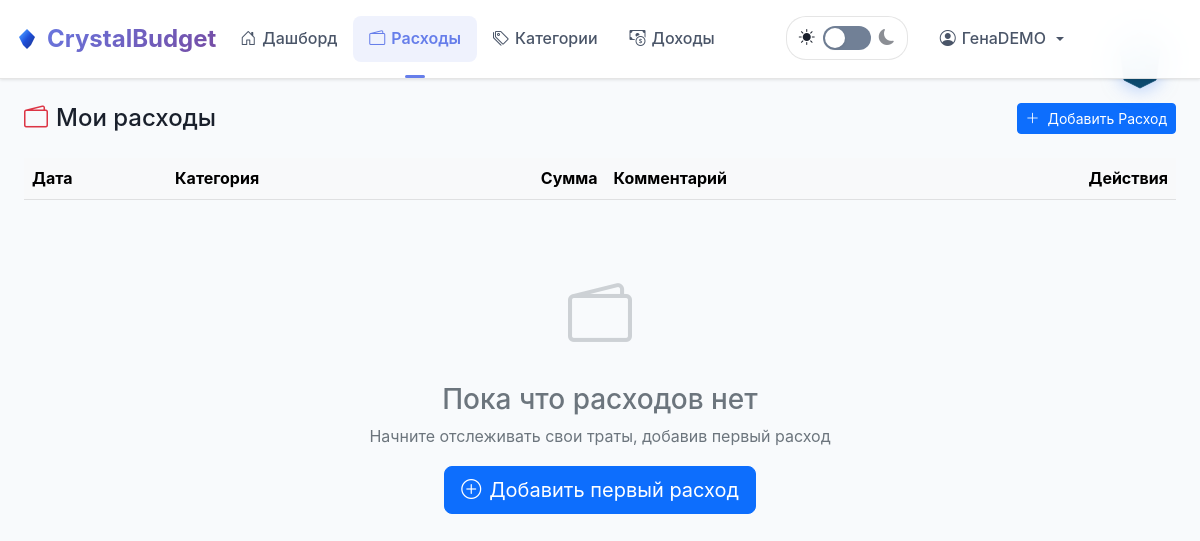
The app's page /expenses (signed in), older data.
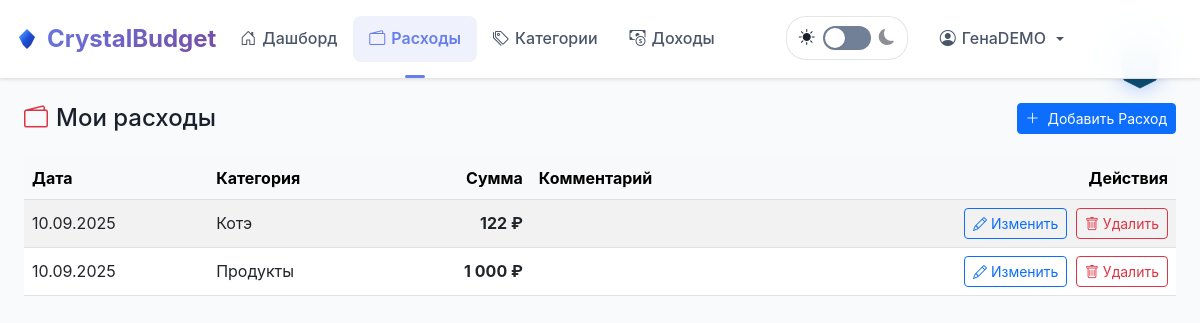
The same page, newer data.
### tables this page shows
CREATE TABLE expenses (
            id INTEGER PRIMARY KEY AUTOINCREMENT,
            amount DECIMAL(10,2) NOT NULL,
            description TEXT,
            note TEXT,
            category_id INTEGER,
            date DATE NOT NULL,
            month TEXT,
            currency TEXT DEFAULT 'RUB',
            user_id INTEGER NOT NULL,
            created_at TIMESTAMP DEFAULT CURRENT_TIMESTAMP,
            FOREIGN KEY (category_id) REFERENCES categories (id) ON DELETE SET NULL,
            FOREIGN KEY (user_id) REFERENCES users (id) ON DELETE CASCADE
        );

CREATE TABLE categories (
            id INTEGER PRIMARY KEY AUTOINCREMENT,
            name TEXT NOT NULL,
            limit_type TEXT CHECK(limit_type IN ('fixed', 'percent')) DEFAULT 'fixed',
            value DECIMAL(10,2) NOT NULL,
            category_type TEXT DEFAULT 'expense' CHECK(category_type IN ('expense','income')),
            user_id INTEGER NOT NULL,
            created_at TIMESTAMP DEFAULT CURRENT_TIMESTAMP,
            FOREIGN KEY (user_id) REFERENCES users (id) ON DELETE CASCADE,
            UNIQUE(name, user_id, category_type)
        );

### app.py (the view, shortened to what this page needs)
@app.route("/expenses", methods=["GET", "POST"])
@login_required
def expenses():
    uid = session["user_id"]
    conn = get_db()
    cats = conn.execute(
        "SELECT id, name FROM categories WHERE user_id=? ORDER BY name", (uid,)
    ).fetchall()
    try:
        rows = conn.execute(
            """
            SELECT e.id, e.date, e.amount, e.note, e.currency, c.name AS category_name
            FROM expenses e
            JOIN categories c ON c.id = e.category_id
            WHERE e.user_id = ?
            ORDER BY e.date DESC, e.id DESC
            """,
            (uid,),
        ).fetchall()
    except sqlite3.OperationalError as e:
        if "no such column: e.currency" in str(e):
            rows = conn.execute(
                """
                SELECT e.id, e.date, e.amount, e.note, NULL AS currency, c.name AS category_name
                FROM expenses e
                JOIN categories c ON c.id = e.category_id
                WHERE e.user_id = ?
                ORDER BY e.date DESC, e.id DESC
                """,
                (uid,),
            ).fetchall()
        else:
            raise
    conn.close()
    today = datetime.now().strftime("%Y-%m-%d")
    return render_template("expenses.html", categories=cats, expenses=rows, today=today)

### app.py (called while the page is built)
@app.context_processor
def inject_currency():
    code = session.get("currency", DEFAULT_CURRENCY)
    info = CURRENCIES.get(code, CURRENCIES[DEFAULT_CURRENCY])
    return dict(currency_code=code, currency_symbol=info["symbol"], currencies=CURRENCIES)

@app.template_filter("format_amount")
def format_amount(value, from_currency=None):
    try:
        if from_currency and 'currency' in session:
            target_currency = session['currency']
            if from_currency != target_currency:
                value = convert_currency(value, from_currency, target_currency)
        d = Decimal(str(value))
    except Exception:
        return str(value)
    q = d.quantize(Decimal("0.01"), rounding=ROUND_HALF_UP)
    s = f"{q:,.2f}".replace(",", " ")
    return s[:-3] if s.endswith("00") else s

@app.template_filter("format_date_with_day")
def format_date_with_day(value):
    try:
        dt = datetime.strptime(value, "%Y-%m-%d")
        return dt.strftime("%d.%m.%Y")
    except Exception:
        return value

def get_db():
    conn = sqlite3.connect(DB_PATH)
    conn.row_factory = sqlite3.Row
    conn.execute("PRAGMA foreign_keys = ON")
    return conn

def login_required(f):
    @wraps(f)
    def _wrap(*args, **kwargs):
        if "user_id" not in session:
            flash("Войдите, чтобы продолжить", "error")
            return redirect(url_for("login"))
        return f(*args, **kwargs)
    return _wrap

@app.before_request
def make_session_permanent():
    session.permanent = True

@app.before_request
def validate_request():
    if request.method == 'POST':
        app.logger.info(f'POST request to {request.endpoint} from {request.remote_addr}')
        app.logger.debug(f'Content-Type: {request.content_type}')
        app.logger.debug(f'Form keys: {list(request.form.keys())}')
    if request.method == 'POST' and request.endpoint in ['register', 'login']:
        content_type = request.content_type or ''
        if not content_type.startswith('application/x-www-form-urlencoded') and \
           not content_type.startswith('multipart/form-data'):
            app.logger.warning(f'Invalid Content-Type for form: {content_type} from {request.remote_addr}')

### templates/expenses.html (shortened to what this page needs)
{% extends "base.html" %}
{% block content %}
<div class="d-flex justify-content-between align-items-center mb-4 flex-wrap gap-2">
    <h2 class="h4 m-0"><i class="bi bi-wallet2 text-danger me-2"></i>Мои расходы</h2>
    <button class="btn btn-primary btn-sm" data-bs-toggle="collapse" data-bs-target="#addExpenseForm">
        <i class="bi bi-plus-lg me-1"></i>
        <span class="d-none d-sm-inline">Добавить </span>Расход
    </button>
</div>
<div class="table-responsive d-none d-md-block">
    <table class="table table-striped align-middle">
        <thead class="table-light">
            <tr>
                <th>Дата</th>
                <th>Категория</th>
                <th class="text-end">Сумма</th>
                <th>Комментарий</th>
                <th class="text-end">Действия</th>
            </tr>
        </thead>
        <tbody>
            {% for expense in expenses %}
            <tr>
                <td>{{ expense.date|format_date_with_day }}</td>
                <td>{{ expense.category_name }}</td>
                <td class="text-end fw-bold">{{ expense.amount|format_amount }} <span class="currency-display">{{ currency_symbol|default('₽') }}</span></td>
                <td>{{ expense.note or '' }}</td>
                <td class="text-end">
                    <a href="{{ url_for('edit_expense', expense_id=expense.id) }}"
                       class="btn btn-sm btn-outline-primary me-1">
                        <i class="bi bi-pencil"></i> Изменить
                    </a>
                    <form method="POST" action="{{ url_for('delete_expense', expense_id=expense.id) }}" class="d-inline">
                        <button type="submit" class="btn btn-sm btn-outline-danger"
                                onclick="return confirm('Удалить расход?\nДата: {{ expense.date|format_date_with_day }}\nКатегория: {{ expense.category_name }}\nСумма: {{ expense.amount|format_amount }}{% if expense.note %}\nЗаметка: {{ expense.note }}{% endif %}')">
                            <i class="bi bi-trash"></i> Удалить
                        </button>
                    </form>
                </td>
            </tr>
            {% endfor %}
        </tbody>
    </table>
</div>
{% if not expenses %}
<div class="empty-state">
    <div class="empty-state-icon">
        <i class="bi bi-wallet2"></i>
    </div>
    <h3>Пока что расходов нет</h3>
    <p>Начните отслеживать свои траты, добавив первый расход</p>
    <button class="btn btn-primary btn-lg" data-bs-toggle="collapse" data-bs-target="#addExpenseForm">
        <i class="bi bi-plus-circle me-2"></i>Добавить первый расход
    </button>
</div>
{% endif %}
{% endblock %}

### templates/base.html (shortened to what this page needs)
<!DOCTYPE html>
<html lang="ru">
<head>
  <link href="https://cdn.jsdelivr.net/npm/bootstrap@5.3.0/dist/css/bootstrap.min.css" rel="stylesheet">
  <link rel="stylesheet" href="{{ url_for('static', filename='vendor/bootstrap-icons/bootstrap-icons.css') }}">
  <link rel="stylesheet" href="{{ url_for('static', filename='css/clean-theme.css') }}">
</head>
<body>
  <div class="ff-crystal-corner">
  </div>
  {% if session.user_id %}
  <nav class="navbar navbar-expand-lg navbar-light navbar-modern">
    <div class="container-fluid">
      <a class="navbar-brand-modern" href="{{ url_for('dashboard') }}">
        CrystalBudget
      </a>
      <div class="d-none d-lg-flex collapse navbar-collapse" id="navbarNav">
        <ul class="navbar-nav me-auto">
          <li class="nav-item">
            <a class="nav-link-modern {% if request.endpoint == 'dashboard' %}active{% endif %}" href="{{ url_for('dashboard') }}">
              <i class="bi bi-house-door"></i> Дашборд
            </a>
          </li>
          <li class="nav-item">
            <a class="nav-link-modern {% if request.endpoint == 'expenses' %}active{% endif %}" href="{{ url_for('expenses') }}">
              <i class="bi bi-wallet2"></i> Расходы
            </a>
          </li>
          <li class="nav-item">
            <a class="nav-link-modern {% if request.endpoint == 'categories' %}active{% endif %}" href="{{ url_for('categories') }}">
              <i class="bi bi-tags"></i> Категории
            </a>
          </li>
          <li class="nav-item">
            <a class="nav-link-modern {% if request.endpoint in ['income_page','edit_income'] %}active{% endif %}" href="{{ url_for('income_page') }}">
              <i class="bi bi-cash-coin"></i> Доходы
            </a>
          </li>
        </ul>
        <ul class="navbar-nav">
          <li class="nav-item me-3">
            <div class="theme-toggle" onclick="toggleTheme()">
              <i class="bi bi-sun-fill" id="light-icon"></i>
              <div class="theme-switch" id="theme-switch"></div>
              <i class="bi bi-moon-fill" id="dark-icon"></i>
            </div>
          </li>
          <li class="nav-item dropdown">
            <a class="nav-link-modern dropdown-toggle" href="#" role="button" data-bs-toggle="dropdown">
              <i class="bi bi-person-circle"></i> {{ session.name or session.email }}
            </a>
          </li>
        </ul>
      </div>
    </div>
  </nav>
  {% endif %}
  <div class="container-modern py-4">
    {% block content %}{% endblock %}
    <div class="toast-container position-fixed top-0 end-0 p-3" id="toastContainer"></div>
  </div>
</body>
</html>

### static/css/clean-theme.css (style rules this page uses)
:root { --bg-primary: #f8fafc; --bg-secondary: #ffffff; --bg-card: rgba(255, 255, 255, 0.95); --bg-nav: rgba(255, 255, 255, 0.95); --text-primary: #1a202c; --text-secondary: #4a5568; --text-muted: #718096; --text-on-dark: #ffffff; --primary-color: #667eea; --primary-dark: #5a67d8; --success-color: #48bb78; --warning-color: #ed8936; --danger-color: #f56565; --info-color: #4299e1; --rub-color: #48bb78; --usd-color: #4299e1; --eur-color: #ed8936; --primary-gradient: linear-gradient(135deg, #667eea 0%, #764ba2 100%); --success-gradient: linear-gradient(135deg, #48bb78 0%, #38a169 100%); --warning-gradient: linear-gradient(135deg, #ed8936 0%, #dd6b20 100%); --danger-gradient: linear-gradient(135deg, #f56565 0%, #e53e3e 100%); --border-color: rgba(0, 0, 0, 0.1); --border-radius: 8px; --border-radius-lg: 12px; --shadow-sm: 0 1px 3px rgba(0, 0, 0, 0.1); --shadow-md: 0 4px 6px rgba(0, 0, 0, 0.1); --shadow-lg: 0 10px 15px rgba(0, 0, 0, 0.1); --transition: all 0.2s ease-in-out; --transition-fast: all 0.15s ease-in-out; --focus-ring: 0 0 0 3px rgba(13, 110, 253, 0.25); }
* { box-sizing: border-box; }
html { color-scheme: light dark; }
body { font-family: 'Inter', -apple-system, BlinkMacSystemFont, 'Segoe UI', sans-serif; background: var(--bg-primary); color: var(--text-primary); line-height: 1.6; margin: 0; padding: 0; transition: background-color 0.2s ease, color 0.2s ease; }
.navbar-modern { background: var(--bg-nav); backdrop-filter: blur(20px); -webkit-backdrop-filter: blur(20px); border-bottom: 1px solid var(--border-color); box-shadow: var(--shadow-sm); padding: 1rem 0; position: sticky; top: 0; z-index: 1000; }
.navbar-brand-modern { font-weight: 700; font-size: 1.5rem; background: var(--primary-gradient); -webkit-background-clip: text; -webkit-text-fill-color: transparent; background-clip: text; text-decoration: none; display: flex; align-items: center; gap: 8px; transition: var(--transition); }
.nav-link-modern { color: var(--text-secondary); text-decoration: none; padding: 10px 16px; border-radius: var(--border-radius); transition: var(--transition); font-weight: 500; display: flex; align-items: center; gap: 6px; position: relative; }
.nav-link-modern.active { color: var(--primary-color); background: rgba(102, 126, 234, 0.1); font-weight: 600; }
.nav-link-modern.active::before { content: ''; position: absolute; bottom: -16px; left: 50%; transform: translateX(-50%); width: 20px; height: 3px; background: var(--primary-color); border-radius: 2px; }
.theme-toggle { display: inline-flex; align-items: center; gap: 8px; cursor: pointer; padding: 8px 12px; border-radius: 20px; background: var(--bg-card); border: 1px solid var(--border-color); transition: var(--transition); }
.theme-switch { position: relative; width: 48px; height: 24px; background: var(--text-muted); border-radius: 12px; transition: var(--transition); cursor: pointer; }
.theme-switch::after { content: ''; position: absolute; top: 2px; left: 2px; width: 20px; height: 20px; background: white; border-radius: 50%; transition: var(--transition); box-shadow: var(--shadow-sm); }
.container-modern { max-width: 1200px; margin: 0 auto; padding: 0 1rem; }
@media (min-width: 768px) { .container-modern { padding: 0 1.5rem; } }
.btn { transition: all 0.2s ease; }

### templates/base.html (style rules this page uses)
:root { --safe-area-inset-top: env(safe-area-inset-top, 0px); --safe-area-inset-right: env(safe-area-inset-right, 0px); --safe-area-inset-bottom: env(safe-area-inset-bottom, 0px); --safe-area-inset-left: env(safe-area-inset-left, 0px); }
body { padding:var(--safe-area-inset-top) var(--safe-area-inset-right) var(--safe-area-inset-bottom) var(--safe-area-inset-left) }
.container-fluid { padding-left:max(15px,var(--safe-area-inset-left));padding-right:max(15px,var(--safe-area-inset-right)) }
.ff-crystal-corner { position: fixed; top: 20px; right: 20px; width: 80px; height: 80px; z-index: 1000; pointer-events: none; animation: crystal-float 6s ease-in-out infinite; }
.container, .container-fluid { padding-right: 120px !important; }
.navbar-modern { position:relative }
.navbar-modern .container-fluid { display:flex;align-items:center;gap:.5rem;flex-wrap:nowrap;position:relative }
.navbar-brand-modern { margin-right:auto;white-space:nowrap }
.navbar-modern .navbar-nav .nav-link-modern,.navbar-modern .btn,.navbar-modern .currency-selector { white-space:nowrap }

Row changes from the older to the newer data that the page shows:
added expenses: date "10.09.2025", category_name "Котэ", amount "122", currency_symbol "₽"
added expenses: date "10.09.2025", category_name "Продукты", amount "1 000", currency_symbol "₽"
Text that changed along with them:
text no longer shown: "Пока что расходов нет Начните отслеживать свои траты, добавив первый расход Добавить первый расход"
